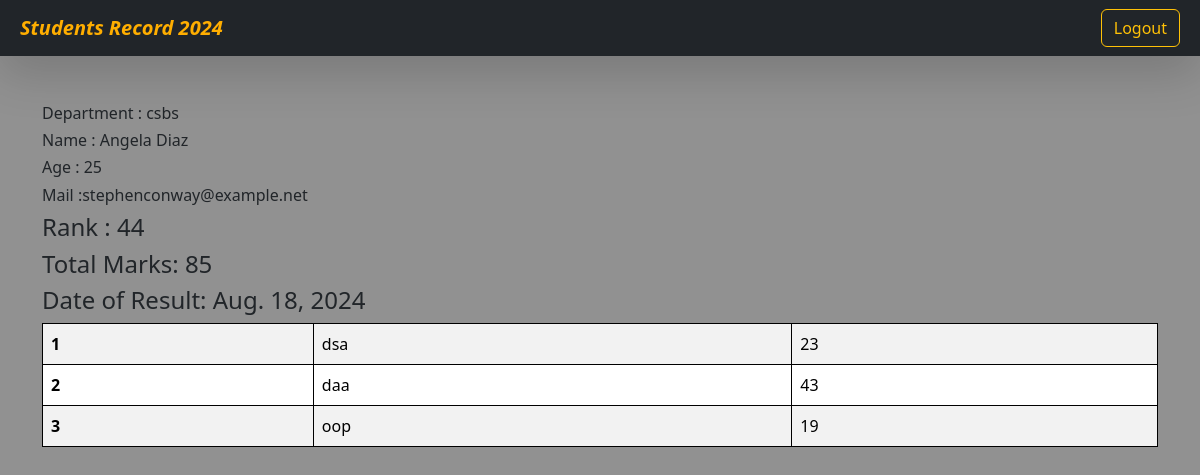
Screenshot of /see-marks/1/ with the database file from the repository.
### vege/models.py (models this page shows, shortened)
class Student(models.Model):
    department = models.ForeignKey(Department ,related_name = "depart" , on_delete = models.CASCADE)
    student_id = models.OneToOneField(StudentID, related_name="studentid" ,on_delete=models.CASCADE)
    student_name = models.CharField(max_length= 100)
    student_email = models.EmailField()
    student_age = models.IntegerField(default= 18)
    student_address = models.TextField()
    is_deleted = models.BooleanField(default = False)
    objects = StudentManager()
    admin_objects = models.Manager()
    class Meta:
        ordering = ['student_name']
        verbose_name="student"

class Department(models.Model):
    department= models.CharField(max_length=100)
    class Meta:
        ordering = ['department']

class SubjectMarks(models.Model):
    student = models.ForeignKey(Student , related_name= "studentmarks" , on_delete=models.CASCADE)
    subject = models.ForeignKey(Subject , on_delete=models.CASCADE)
    marks = models.IntegerField()
    class Meta:
        unique_together = ['student','subject']

class ReportCard(models.Model):
    student = models.ForeignKey(Student , related_name= "studentreportcard" , on_delete=models.CASCADE)
    student_rank = models.IntegerField()
    date_of_report_card_generation = models.DateField(auto_now_add=True)
    class Meta:
        unique_together=[ 'student_rank' , 'date_of_report_card_generation']

class Subject(models.Model):
    subject_name = models.CharField(max_length=100)

### vege/views.py (the view)
# urls.py: path('see-marks/<student_id>/', see_marks, name="see_marks"),
def see_marks(request , student_id):
    detail = Student.objects.filter(student_id__student_id = student_id)
    queryset = SubjectMarks.objects.filter(student__student_id__student_id = student_id)
    total_marks = queryset.aggregate(total_marks = Sum('marks'))
    return render(request, 'report/see_marks.html' ,{'queryset':queryset ,
                                                    'total_marks':total_marks ,
                                                    'detail':detail ,} )

### vege/models.py (called while the page is built)
    def get_queryset(self):
        return super().get_queryset().filter(is_deleted =  False)

### vege/templates/report/see_marks.html
{% extends "base.html" %}
{% block start %}
<nav class="navbar p-2 bg-dark shadow-lg " >
  <div class="container-fluid">
    <a class="navbar-brand fst-italic fw-bold text-centered" style="color: rgb(255, 174, 0);">Students Record 2024 </a>
    <form class="d-flex" role="search">
      <a  href="/student_logout/" class="btn btn-outline-warning" type="submit">
          Logout
      </a>
    </form>
  </div>
</nav>
<div class="container mt-5">
  {% for d in detail %}
    <h6>Department : {{ d.department.department }}</h6>
    <h6>Name : {{ d.student_name }}</h6>
    <h6>Age : {{ d.student_age }}</h6>
    <h6>Mail :{{ d.student_email }}</h6>
  {% endfor %}
  <div>
    <h4>Rank : {{queryset.first.student.studentreportcard.first.student_rank}}</h4>
    <h4>Total Marks: {{total_marks.total_marks}}</h4>
    <h4>Date of Result: {{queryset.first.student.studentreportcard.first.date_of_report_card_generation}}</h4>
  </div>
  <table class="table table-striped">
    <tbody>
        {% for marks in queryset %}
      <tr>
        <th scope="row">{{ forloop.counter }}</th>
        <b>
          <td>{{marks.subject.subject_name}}</td>
        </b>
        <td>{{ marks.marks }}</td>
      </tr>
      {% endfor %}
      </tbody>
  </table>
</div>
{% endblock %}

### home/templates/base.html (style rules this page uses)
table, th, td { border: 1px solid black; }

### rows the page displays
Student: department.department "csbs", student_name "Angela Diaz", student_age "25", student_email "stephenconway@example.net"
SubjectMarks: first.student.studentreportcard.first.student_rank "44", first.student.studentreportcard.first.date_of_report_card_generation "Aug. 18, 2024", subject.subject_name "dsa", marks "23"
SubjectMarks: subject.subject_name "daa", marks "43"
SubjectMarks: subject.subject_name "oop", marks "19"

### other values shown
{{ total_marks.total_marks }} "85"
